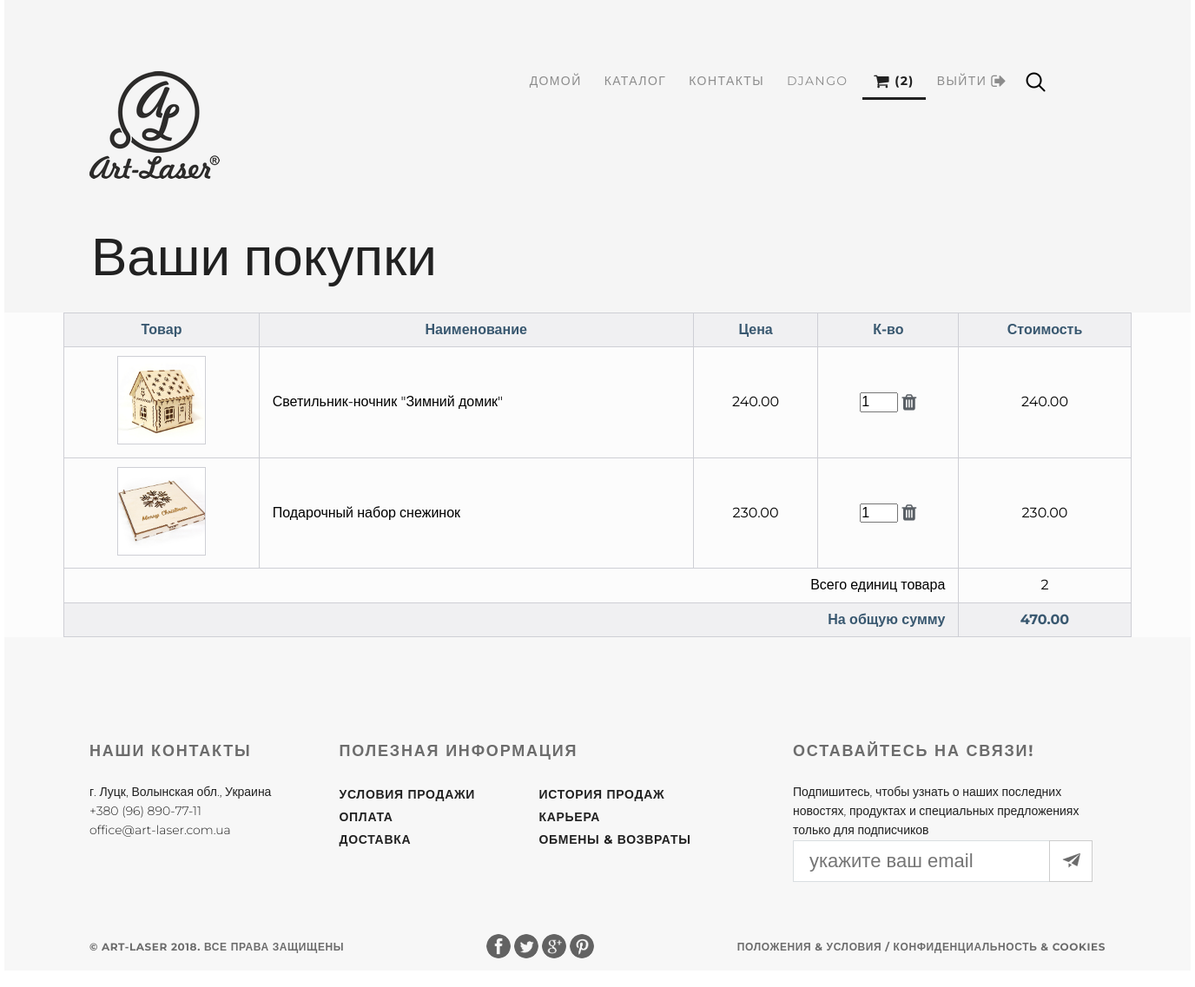
Before: /basket/ (signed in) with the older database file.
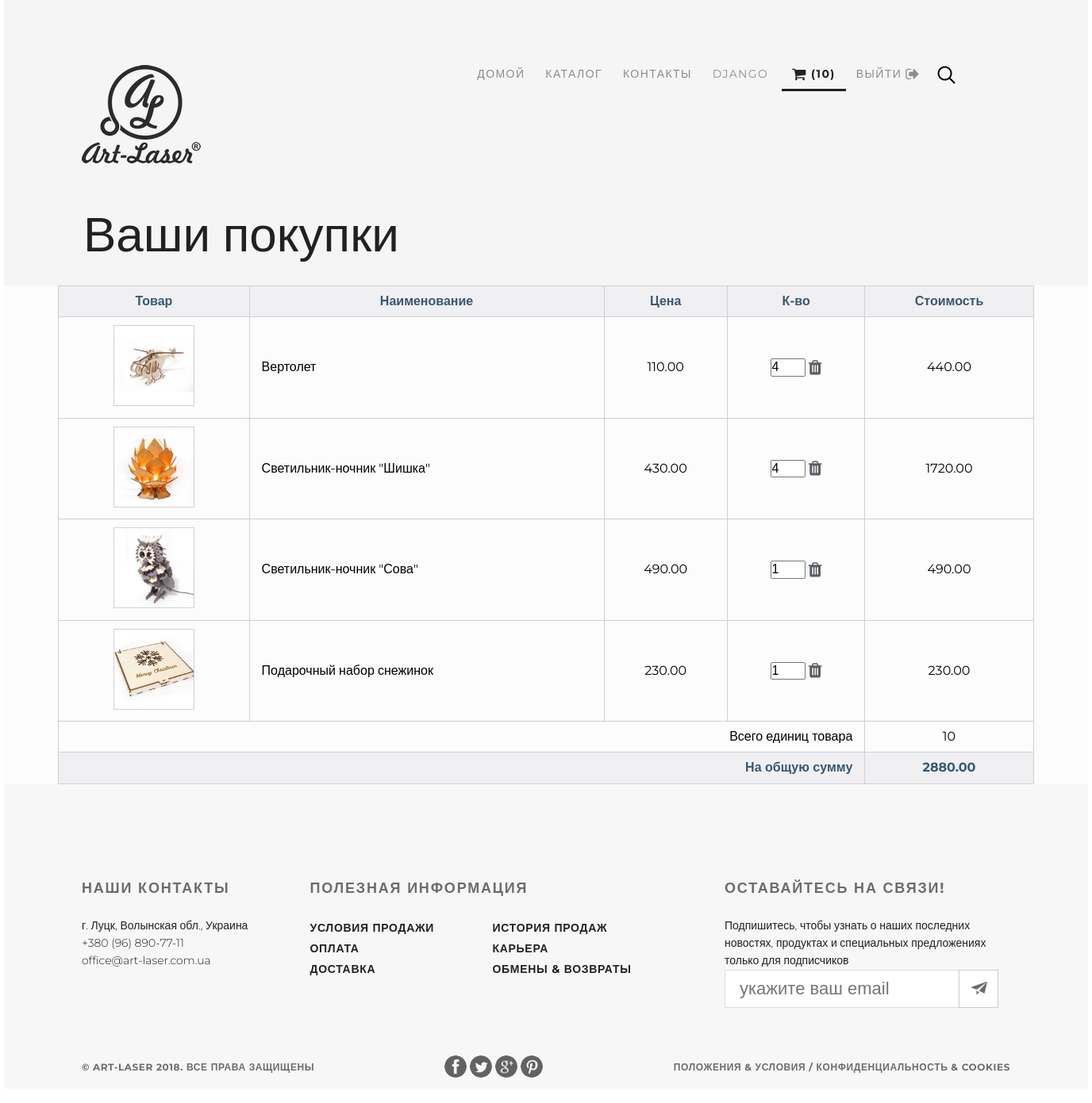
After: the same page with the newer database file.
### basketapp/models.py (models this page shows)
class Basket(models.Model):
    user = models.ForeignKey(settings.AUTH_USER_MODEL, related_name='basket', on_delete=models.CASCADE)
    product = models.ForeignKey(Product, on_delete=models.CASCADE)
    quantity = models.PositiveIntegerField(verbose_name='количество', default=0)
    add_datetime = models.DateTimeField(verbose_name='время добавления', auto_now_add=True)
    total_price = models.DecimalField(verbose_name='стоимость', max_digits=8, decimal_places=2, default=0)
    @property
    def product_cost(self):
        return self.product.price * self.quantity
    @property
    def total_quantity(self):
        items = self.user.basket.all()
        total_quantity = sum(list(map(lambda x: x.quantity, items)))
        return total_quantity
    @property
    def total_cost(self):
        items = self.user.basket.all()
        totalcost = sum(list(map(lambda x: x.product_cost, items)))
        return totalcost
    @staticmethod
    def get_basket(request):
        if request.user.is_authenticated:
            basket = request.user.basket.all()
        else:
            basket = []
        return basket

### authapp/models.py (models this page shows)
class ShopUser(AbstractUser):
    avatar = models.ImageField(upload_to='users_avatars', blank=True)
    age = models.PositiveIntegerField(verbose_name='возраст')
    phone = models.CharField(verbose_name='номер телефона', max_length=16, default='')

### mainapp/models.py (models this page shows, shortened)
class Product(models.Model):
    category = models.ForeignKey(ProductCategory, on_delete=models.CASCADE)
    name = models.CharField(verbose_name='Название товара', max_length=128)
    vendor_id = models.CharField(verbose_name='Артикул', max_length=10, unique=True, blank=True)
    image = models.ImageField(upload_to='products_image', blank=True)
    short_descript = models.CharField(verbose_name='Краткое описание', max_length=64, blank=True)
    description = models.TextField(verbose_name='Описание товара', blank=True)
    price = models.DecimalField(verbose_name='Цена товара', max_digits=8, decimal_places=2, default=0)
    quantity = models.PositiveIntegerField(verbose_name='Кол-во на складе', default=0)

### basketapp/views.py (the view)
@login_required
def main_basket(requset):
    title = 'Корзина'
    basket = Basket.get_basket(requset)
    context = {
        'title': title,
        'basket': basket,
    }
    return render(requset, 'basketapp/basket.html', context)

### basketapp/templates/basketapp/basket.html (shortened to what this page needs)
{% extends 'mainapp/base.html' %}
{% load staticfiles %}
{% block container %}
<div class="container clearfix">
    <div class="hero-back">
        {% include 'mainapp/includes/inc__main_menu.html' %}
        <div class="h2">Ваши покупки</div>
    </div>
    <div class="content">
        {% if basket %}
            {% include 'basketapp/includes/inc__basket_list.html' %}
        {% else %}
        <div style="margin: 100px auto;">
            <h2>Корзина пуста</h2>
        </div>
        {% endif %}
    </div>
</div>
{% endblock%}

### mainapp/templates/mainapp/includes/inc__main_menu.html
{% load staticfiles %}
<header>
    <a class="logo" href="{% url 'main' %}"><img src="{% static '/img/my_store_logo.png' %}" alt="logo"></a>
    <a class="search" href="#"><img src="{% static '/img/search.png' %}" alt=""></a>
    <input class="search_input" type="search" placeholder="Поиск">
    <ul class="menu">
        <li>
            <a href="{% url 'main' %}"
               class="{% if request.resolver_match.url_name == 'main' %} click {% endif %}">
                ДОМОЙ
            </a>
        </li>
        <li>
            <a href="{% url 'products:index' %}"
               class="{% if request.resolver_match.namespaces.0 == 'products' %} click {% endif %}">
                КАТАЛОГ
            </a>
        </li>
        <li>
            <a href="{% url 'contact' %}"
               class="{% if request.resolver_match.url_name == 'contact' %} click {% endif %}">
                КОНТАКТЫ
            </a>
        </li>
        <li>
            {% if user.is_authenticated %}
                <a href="{% url 'auth:edit' %}">{{user.username}}</a>
                <a href="{% url 'basket:main_basket' %}"
                    class="{% if request.resolver_match.namespaces.0 == 'basket' %} click {% endif %}">
                        {% if basket %}
                            <i class="fa fa-shopping-cart fa-lg" aria-hidden="true"></i>
                            ({{ basket.0.total_quantity }})
                        {% else %}
                            <i class="fa fa-shopping-cart fa-lg" aria-hidden="true">()</i>
                        {% endif %}
                </a>
            {% endif %}
        </li>
        <li>
            {% if user.is_authenticated %}
            <a href="{% url 'auth:logout' %}">ВЫЙТИ <i class="fa fa-sign-out fa-lg" aria-hidden="true"></i></a>
            {% else %}
            <a href="{% url 'auth:login' %}"
               class="{% if request.resolver_match.url_name == 'login' %} click {% endif %}">
                ВОЙТИ
                <i class="fa fa-sign-in fa-lg" aria-hidden="true"></i>
            </a>
            {% endif %}
        </li>
    </ul>
</header>

### basketapp/templates/basketapp/includes/inc__basket_list.html
<table>
    <thead>
    <tr>
        <th scope="col">Товар</th>
        <th scope="col">Наименование</th>
        <th scope="col">Цена</th>
        <th scope="col">К-во</th>
        <th scope="col">Стоимость</th>
    </tr>
    </thead>
    <tbody>
    {% for item in basket %}
    <tr>
        <th scope="row"><img class="img_min" src="/media/{{ item.product.image }}" alt=""></th>
        <td>{{ item.product.name }}</td>
        <td class="td-price">{{ item.product.price }}</td>
        <td class="td-qty">
            <input type="number" name="{{ item.pk }}" min="0" value="{{ item.quantity }}">
            <a href="{% url 'basket:product_del' item.pk %}">
                <i class="fa fa-trash fa-lg" aria-hidden="true"></i>
            </a>
        </td>
        <td class="td-total">{{ item.product_cost }}</td>
    </tr>
    {% endfor %}
    </tbody>
    <tfoot>
    <tr>
        <td colspan="4">Всего единиц товара</td>
        <td class="td-qty">{{ basket.0.total_quantity }}</td>
    </tr>
    <tr>
        <td colspan="4">На общую сумму</td>
        <td class="td-total">{{ basket.0.total_cost }}</td>
    </tr>
    </tfoot>
</table>

Changed rows visible on the page:
removed Basket: user+quantity "2", product.image (picture), product.name "Светильник-ночник \"Зимний домик\"", product.price "240.00", quantity "1", product_cost "240.00", user+product+quantity "470.00"
added Basket: user+quantity "10", product.image (picture), product.name "Вертолет", product.price "110.00", quantity "4", product_cost "440.00", user+product+quantity "2880.00"
added Basket: shows a picture, product.name "Светильник-ночник \"Шишка\"", product.price "430.00", quantity "4", product_cost "1720.00"
added Basket: product.image (picture), product.name "Светильник-ночник \"Сова\"", product.price "490.00", quantity "1", product_cost "490.00"
